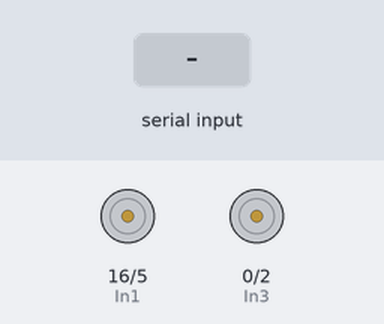
Bench run of a sketch on a simulated ESP8266 (NodeMCU). On the bench: motor-driver pin pairs drawn as motors (green arrow = first pin HIGH = forward, orange = second pin HIGH = backward, longer = more drive, scaled by the enable pin). The test bench sets the inputs (shaded band).

Above: at 1.8 s.
1.9 s: "0" received over Serial
At 2.9 s:
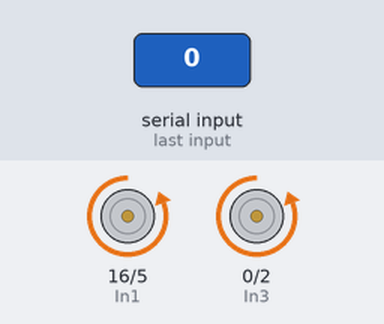
3.5 s: "1" received over Serial
At 4.1 s:
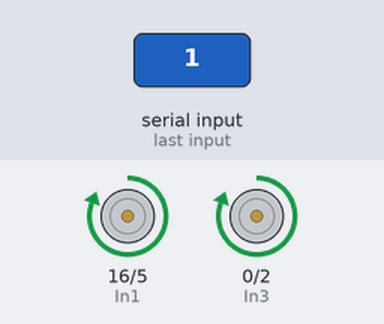
5.0 s: "2" received over Serial
At 5.3 s:
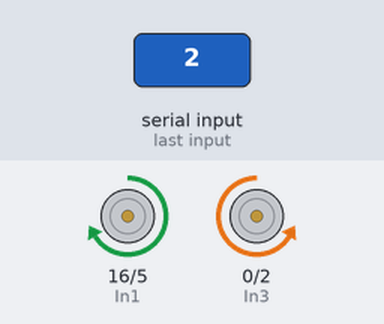
6.5 s: "3" received over Serial
At 7.6 s:
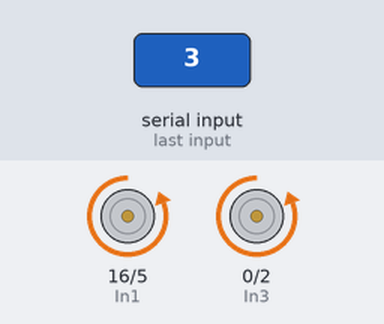
8.0 s: "4" received over Serial
At 8.8 s:
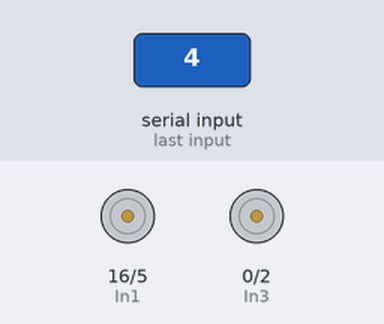
9.5 s: "1" received over Serial
At 9.9 s:
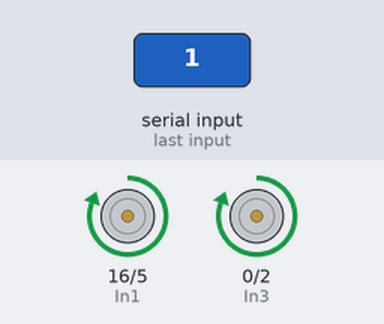
Timing chart, 0 to 12.0 s (numbered marks = the images above; inputs shaded):
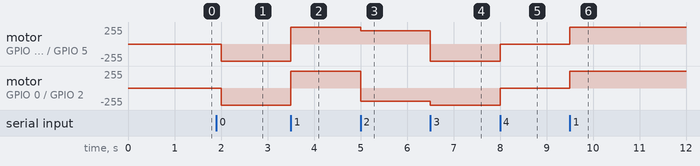

Measured:
- after the input at 1.9 s, motor on GPIO 16 (In1) / GPIO 5 (In2), motor on GPIO 0 (In3) / GPIO 2 (In4): stopped → backward 255/255 after 0.10 s
- after the input at 3.5 s, motor on GPIO 16 (In1) / GPIO 5 (In2), motor on GPIO 0 (In3) / GPIO 2 (In4): backward 255/255 → forward 255/255 at once
- after the input at 5.0 s, motor on GPIO 16 (In1) / GPIO 5 (In2): forward 255/255 → forward 200/255 at once; motor on GPIO 0 (In3) / GPIO 2 (In4): forward 255/255 → backward 200/255 at once
- after the input at 6.5 s, motor on GPIO 16 (In1) / GPIO 5 (In2): forward 200/255 → backward 255/255 at once; motor on GPIO 0 (In3) / GPIO 2 (In4): backward 200/255 → backward 255/255 at once
- after the input at 8.0 s, motor on GPIO 16 (In1) / GPIO 5 (In2), motor on GPIO 0 (In3) / GPIO 2 (In4): backward 255/255 → stopped at once
- after the input at 9.5 s, motor on GPIO 16 (In1) / GPIO 5 (In2), motor on GPIO 0 (In3) / GPIO 2 (In4): stopped → forward 255/255 at once

The sketch:

motorcar.ino
```cpp
#include <SPI.h>
#include <ESP8266WiFi.h>

//byte ledPin = 2;
//char ssid[] = "Electronics Club";           // SSID of your home WiFi
//char pass[] = "RandomShit";            // password of your home WiFi
//
//unsigned long askTimer = 0;
//
//IPAddress server(192,168,0,112);       // the fix IP address of the server
//WiFiClient client;

const int  EnA = 4;     //D2
const int  EnB = 14;    //D5
const int  In1 = 16;    //D0
const int  In2 = 5;     //D1
const int  In3 = 0;     //D3
const int In4 = 2;      //D4

void setup() {
  // put your setup code here, to run once:
  Serial.begin(115200);
//  WiFi.begin(ssid, pass);             // connects to the WiFi router
//  while (WiFi.status() != WL_CONNECTED) {
//    Serial.print(".");
//    delay(500);

  pinMode(EnA, OUTPUT);
  pinMode(EnB, OUTPUT);
  pinMode(In1, OUTPUT);
  pinMode(In2, OUTPUT);
  pinMode(In3, OUTPUT);
  pinMode(In4, OUTPUT);
  analogWrite(EnB, 300);
  analogWrite(EnA, 300);

}

void forward(){
  digitalWrite(In2, LOW);
  digitalWrite(In1,HIGH);
  digitalWrite(In4, LOW);
  digitalWrite(In3, HIGH);
}

void back(){
  digitalWrite(In2, HIGH);
  digitalWrite(In1,LOW);
  digitalWrite(In4, HIGH);
  digitalWrite(In3, LOW);
}

void right(){
  analogWrite(EnB, 200);
  analogWrite(EnA, 200);
  digitalWrite(In2, LOW);
  digitalWrite(In1,HIGH);
  digitalWrite(In4, HIGH);
  digitalWrite(In3, LOW);
}

void left(){
  analogWrite(EnB, 255);
  analogWrite(EnA, 500);
  digitalWrite(In2, HIGH);
  digitalWrite(In1,LOW);
  digitalWrite(In4, HIGH);
  digitalWrite(In3, LOW);
}

void stop_motion(){
  digitalWrite(In2, LOW);
  digitalWrite(In1,LOW);
  digitalWrite(In4, LOW);
  digitalWrite(In3, LOW);
}

void loop() {
  // put your main code here, to run repeatedly:
  //client.connect(server, 80);   // Connection to the server
  //digitalWrite(ledPin, LOW);    // to show the communication only (inverted logic)
  //Serial.println(".");
  //client.println("Hello server! Are you sleeping?\r");  // sends the message to the server
  //String x = client.readStringUntil('\r');

  //client.println("Hii\r");
  char x = Serial.read();

  if(x == '0'){
    back();
  }
  else if(x == '1'){
    forward();
  }
  else if(x == '2'){
    right();
  }
  else if(x == '3'){
    left();
  }
  else if(x == '4'){
    stop_motion();
  }
  //client.flush();
  delay(500);

}
```
